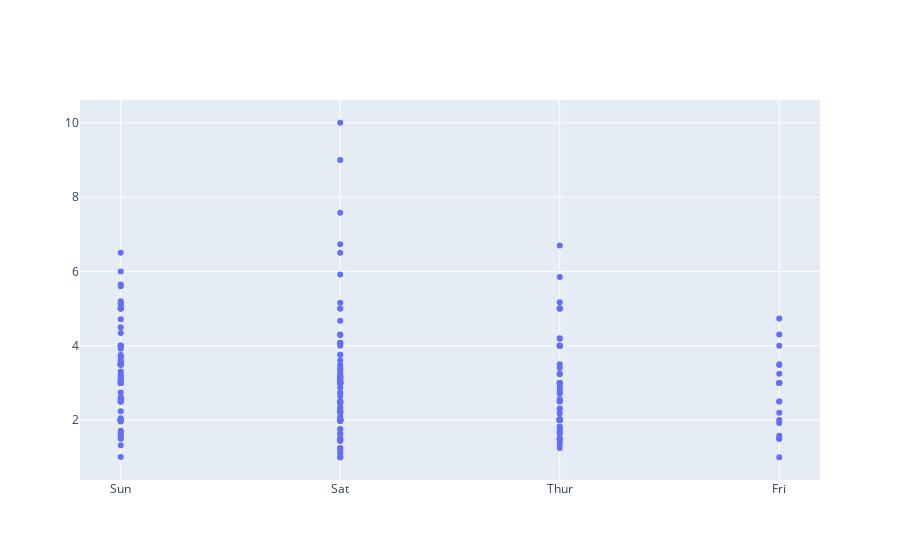

Notebook source saved alongside this figure:
### Code cell
import plotly.graph_objects as px

plot = px.Figure(data= [px.Scatter(
        x = data['day'],
        y = data['tip'],
        mode='markers')])

plot.show()

### Figure 1 — Plotly figure (JSON) as saved in the notebook; plotly's stock layout.template omitted (floating-point values rounded to 4 significant figures; data arrays with more than 128 entries replaced by an {"elided": "..."} marker saying what was removed)
{"data": [{"mode": "markers", "type": "scatter", "x": {"elided": "244 str values"}, "y": {"elided": "244 float values"}}], "layout": {}}
